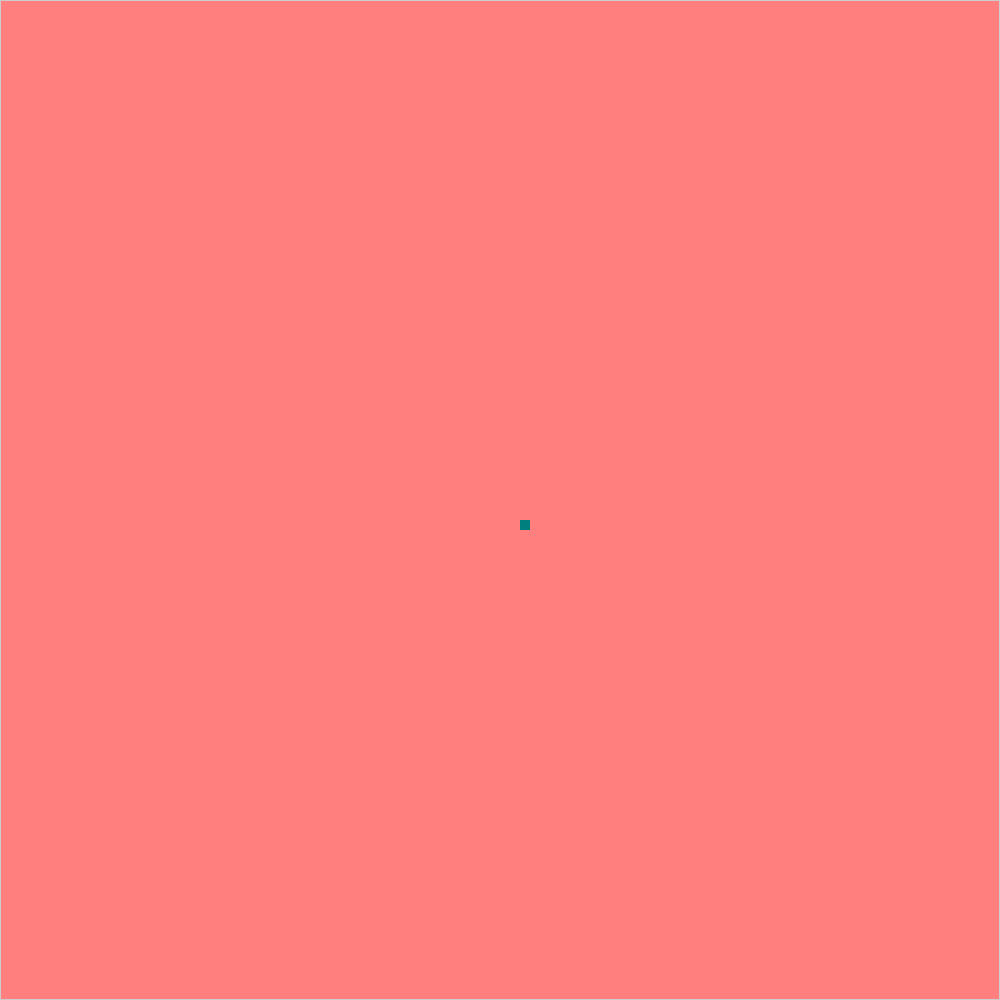
Frame 1 (no input)
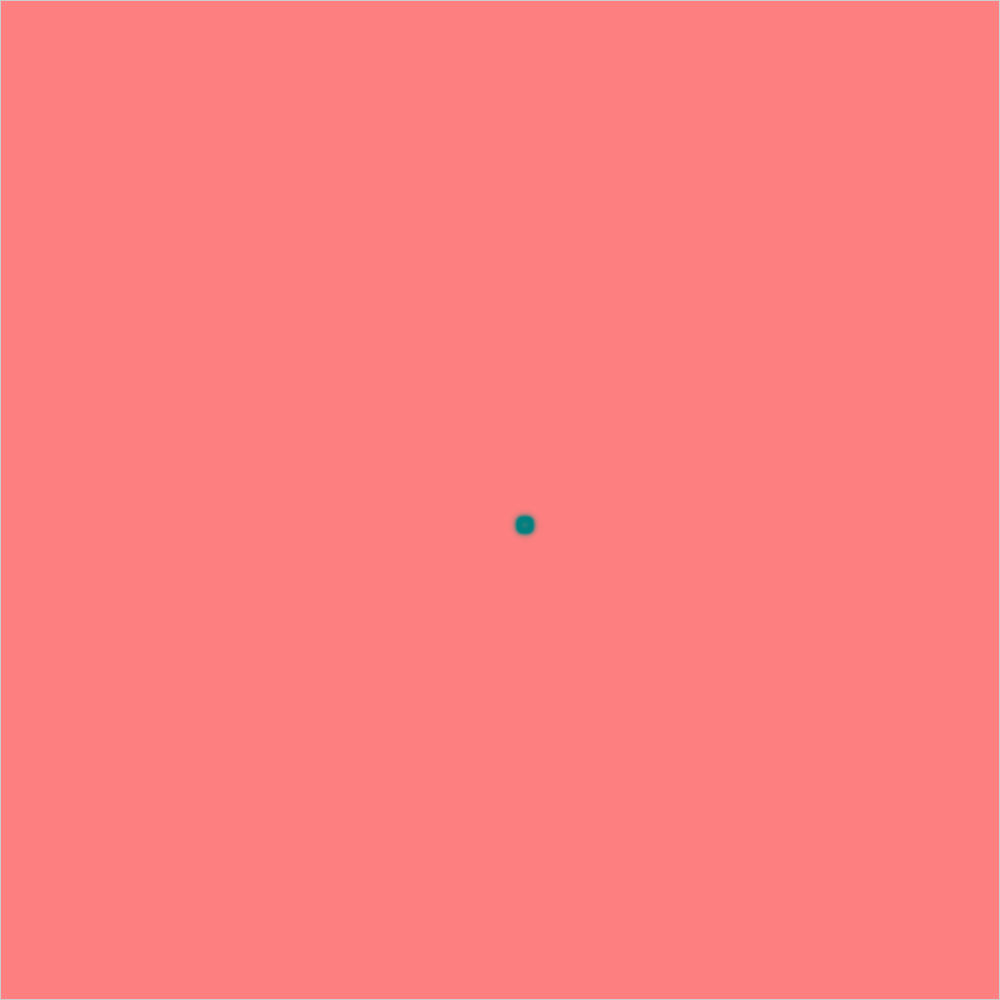
Frame 60 (the mouse pressed at the canvas centre just before this capture)
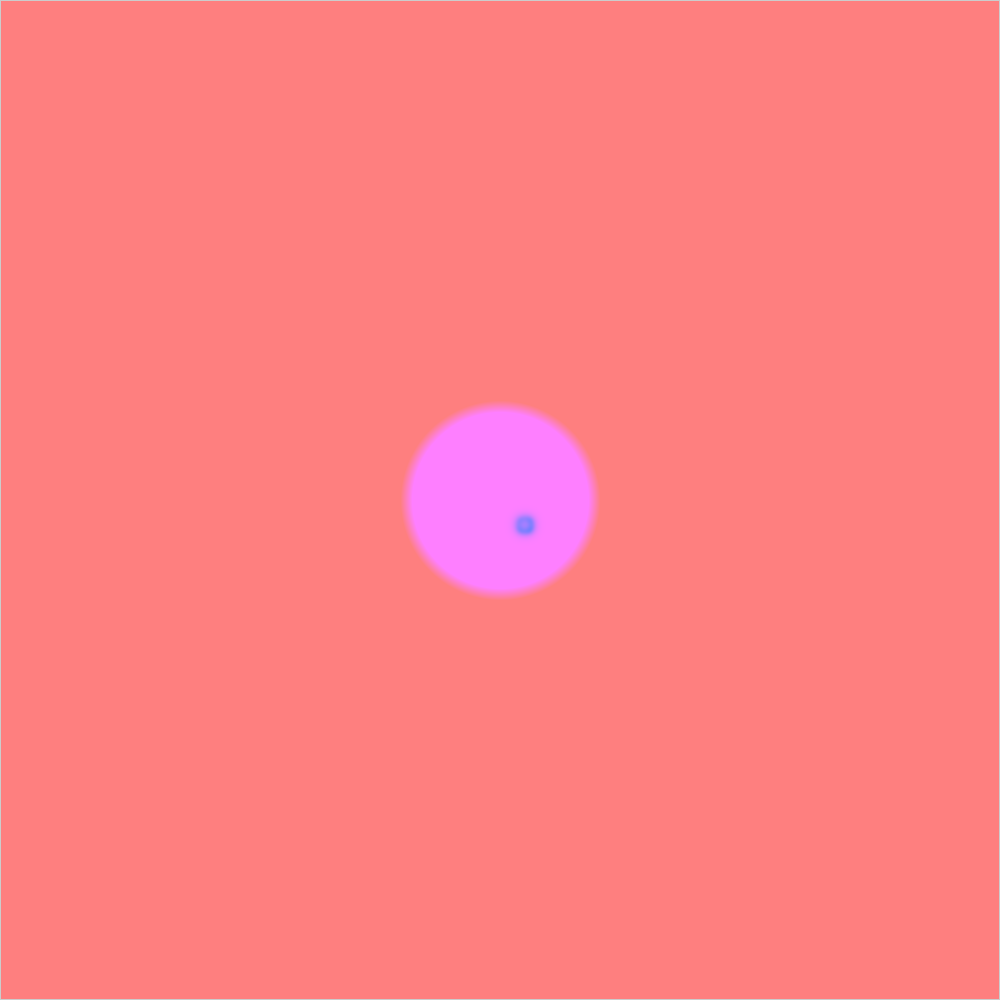
Frame 120 (the mouse held since frame 60 and released just before this capture)

The Processing sketch that drew these frames (run headless with seeded random() and noise(); from frame 60 on, the mouse is pressed at the canvas centre):

// Processing sketch: CC_013_ReactionDiffusion
// ── CC_013_ReactionDiffusion.pde
// Daniel Shiffman
// http://codingtra.in
// http://patreon.com/codingtrain
// Code for this video: https://youtu.be/BV9ny785UNc

// Written entirely based on
// http://www.karlsims.com/rd.html

// Also, for reference
// http://hg.postspectacular.com/toxiclibs/src/44d9932dbc9f9c69a170643e2d459f449562b750/src.sim/toxi/sim/grayscott/GrayScott.java?at=default
float dA = 1.0;
float dB = 0.5;
float feed = 0.055;
float k = 0.062;
float B_power = 0.001;
float B_size = 100;
boolean hs = false;
boolean simple = false;

Cell[][] grid;
Cell[][] prev;

void setup() {
  size(1000, 1000);
  grid = new Cell[width][height];
  prev = new Cell[width][height];

  for (int i = 0; i < width; i++) {
    for (int j = 0; j < height; j ++) {
      float a = 1;
      float b = 0;
      grid[i][j] = new Cell(a, b, feed, k);
      prev[i][j] = new Cell(a, b, feed, k);
    }
  }

  for (int n = 0; n < 10; n++) {
    int startx = int(random(width/2+20, width/2-20));
    int starty = int(random(height/2+20, height/2-20));

    for (int i = startx; i < startx+10; i++) {
      for (int j = starty; j < starty+10; j ++) {
        float a = 1;
        float b = 1;
        grid[i][j] = new Cell(a, b, feed, k);
        prev[i][j] = new Cell(a, b, feed, k);
      }
    }
  }
}



void update() {
  for (int i = 1; i < width-1; i++) {
    for (int j = 1; j < height-1; j ++) {

      Cell spot = prev[i][j];
      Cell newspot = grid[i][j];

      float a = spot.a;
      float b = spot.b;
      
      float laplaceA = 0;
      
      float c1 = 0.25/(1.0+sqrt(2))*1.0;
      float c2 = 0.25 - c1;
      laplaceA += a*-1;
      laplaceA += prev[i+1][j].a*c2;
      laplaceA += prev[i-1][j].a*c2;
      laplaceA += prev[i][j+1].a*c2;
      laplaceA += prev[i][j-1].a*c2;
      laplaceA += prev[i-1][j-1].a*c1;
      laplaceA += prev[i+1][j-1].a*c1;
      laplaceA += prev[i-1][j+1].a*c1;
      laplaceA += prev[i+1][j+1].a*c1;

      float laplaceB = 0;
      laplaceB += b*-1;
      laplaceB += prev[i+1][j].b*c2;
      laplaceB += prev[i-1][j].b*c2;
      laplaceB += prev[i][j+1].b*c2;
      laplaceB += prev[i][j-1].b*c2;
      laplaceB += prev[i-1][j-1].b*c1;
      laplaceB += prev[i+1][j-1].b*c1;
      laplaceB += prev[i-1][j+1].b*c1;
      laplaceB += prev[i+1][j+1].b*c1;

      newspot.a = a + (dA*laplaceA - a*b*b + prev[i][j].feed*(1-a))*1;
      newspot.b = b + (dB*laplaceB + a*b*b - (prev[i][j].k+prev[i][j].feed)*b)*1;

      newspot.a = constrain(newspot.a, 0, 1);
      newspot.b = constrain(newspot.b, 0, 1);
    }
  }
}

void swap() {
  Cell[][] temp = prev;
  prev = grid;
  grid = temp;
}

void keyPressed(){
  if(key=='h'){
    hs = !hs;
  }
  if(key=='s'){
    simple = !simple;
  }
}

void draw() {
  println(frameRate);
  int iter = 1;
  if(hs){
    iter = 100;
  }
  for (int i = 0; i < iter; i++) {
    update();
    swap();
  }
  
  if(!hs){
    show();
  }
}
// ── Cell.pde
class Cell {
  float a;
  float b;
  float feed;
  float k;

  Cell(float a_, float b_, float feed_, float k_) {
    a = a_;
    b = b_;
    feed = feed_;
    k = k_;
  }
}
// ── Method.pde
void show(){
  float mult  = 1;
  if(keyPressed && keyCode == SHIFT){
    mult = -1;
  }
  
  loadPixels();
  for (int i = 1; i < width-1; i++) {
    for (int j = 1; j < height-1; j ++) {
      Cell spot = grid[i][j];
      float a = spot.a;
      float b = spot.b;
      if(mousePressed){
        if(mouseButton == LEFT){
          spot.feed += mult*constrain(1-dist(mouseX, mouseY, i, j)/B_size, 0, 1)*B_power;
        }
        else{
          spot.k += mult*constrain(1-dist(mouseX, mouseY, i, j)/B_size, 0, 1)*B_power;
        }
      }
      int pos = i + j * width;
      if(simple){
        pixels[pos] = color((a-b)*255);
      }
      else{
        pixels[pos] = color((a-b)*255, (spot.feed-feed)*36000+127, (spot.k-k)*36000+127);
      }
    }
  }
  updatePixels();
}
